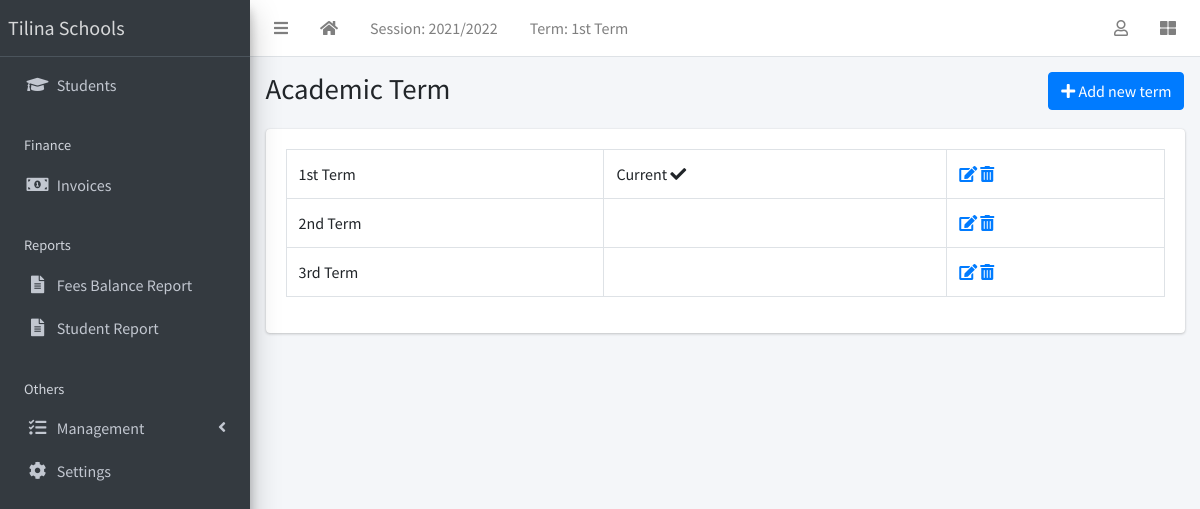
The page /term/list/ (signed in) on the database its author committed.
### apps/corecode/models.py (models this page shows, shortened)
class AcademicSession(models.Model):
    name = models.CharField(max_length=200, unique=True)
    current = models.BooleanField(default=True)
    class Meta:
        ordering = ["-name"]

class AcademicTerm(models.Model):
    name = models.CharField(max_length=20, unique=True)
    current = models.BooleanField(default=True)
    class Meta:
        ordering = ["name"]
    def __str__(self):
        return self.name

### apps/corecode/views.py (the view)
# urls.py: path("term/list/", TermListView.as_view(), name="terms"),
class TermListView(LoginRequiredMixin, SuccessMessageMixin, ListView):
    model = AcademicTerm
    template_name = "corecode/term_list.html"
    def get_context_data(self, **kwargs):
        context = super().get_context_data(**kwargs)
        context["form"] = AcademicTermForm()
        return context

### apps/corecode/context_processors.py (called while the page is built)
def site_defaults(request):
    current_session = AcademicSession.objects.get(current=True)
    current_term = AcademicTerm.objects.get(current=True)
    vals = SiteConfig.objects.all()
    contexts = {
        "current_session": current_session.name,
        "current_term": current_term.name,
    }
    for val in vals:
        contexts[val.key] = val.value
    return contexts

### apps/corecode/templates/corecode/term_list.html (shortened to what this page needs)
{% extends 'base.html' %}
{% load widget_tweaks %}
{% block title %}
Academic Term
{% endblock title %}
{% block breadcrumb %}
  <a class="btn btn-primary" href="#" data-toggle="modal" data-target="#modal1">
    <i class="fa fa-plus"></i>
    Add new term
  </a>
{% endblock breadcrumb %}
{% block content %}
  <div class="row">
    <div class="col-sm-12">
        <table class="table table-bordered">
          <tbody>
            {% for object in object_list %}
            <tr>
              <td>{{ object }}</td>
              <td>
                {% if object.current == True %}
                  Current <i class="fa fa-check"></i>
                {% endif %}
              </td>
              <td><a href="{% url 'term-update' object.id %}"><i
                    class="fa fa-edit"></i></a> <a
                  href="{% url 'term-delete' object.id %}"><i
                    class="fa fa-trash-alt"></i></a></td>
            </tr>
            {% endfor %}
          </tbody>
        </table>
    </div>
  </div>
{% endblock content %}

### templates/base.html (shortened to what this page needs)
{% load static %}
<!DOCTYPE html>
<html lang="en">
<head>
  <link rel="stylesheet" href="{% static 'plugins/fontawesome-free/css/all.min.css' %}">
  <link rel="stylesheet" href="{% static 'plugins/toastr/toastr.min.css' %}">
  <link rel="stylesheet"
    href="{% static 'plugins/overlayScrollbars/css/OverlayScrollbars.min.css' %}">
  <link rel="stylesheet" href="{% static 'plugins/Datatables/datatables.min.css' %}" />
  <link rel="stylesheet" href="{% static 'dist/css/adminlte.min.css' %}">
</head>
<body
  class="hold-transition sidebar-mini layout-fixed layout-navbar-fixed layout-footer-fixed">
  <div class="wrapper">
    <nav class="main-header navbar navbar-expand navbar-white navbar-light">
      <ul class="navbar-nav">
        <li class="nav-item">
          <a class="nav-link" data-widget="pushmenu" href="#" role="button"><i
              class="fas fa-bars"></i></a>
        </li>
        <li class="nav-item d-none d-sm-inline-block">
          <a href="{% url 'home' %} " class="nav-link"><i class="fa fa-home"></i></a>
        </li>
        <li class="nav-item d-none d-sm-inline-block">
          <a href="{% url 'current-session' %}" class="nav-link">Session: {{ current_session }}</a>
        </li>
        <li class="nav-item d-none d-sm-inline-block">
          <a href="{% url 'current-session' %}" class="nav-link">Term: {{ current_term }}</a>
        </li>
      </ul>
      <ul class="navbar-nav ml-auto">
        <li class="nav-item dropdown">
          <a class="nav-link" data-toggle="dropdown" href="#">
            <i class="far fa-user"></i>
          </a>
        </li>
        <li class="nav-item">
          <a class="nav-link" data-widget="control-sidebar" data-slide="true"
            href="#" role="button"><i class="fas fa-th-large"></i></a>
        </li>
      </ul>
    </nav>
    <aside class="main-sidebar sidebar-dark-primary elevation-4">
      <a href="{% url 'home' %}" class="brand-link">Tilina Schools</a>
      <div class="sidebar">
        <nav class="mt-2">
          <ul class="nav nav-pills nav-sidebar flex-column"
            data-widget="treeview" role="menu" data-accordion="false">
            <li class="nav-item">
              <a href="{% url 'student-list' %}" class="nav-link">
                <i class="nav-icon fas fa-graduation-cap"></i>
                <p>
                  Students
                </p>
              </a>
            </li>
            <li class="nav-header">Finance</li>
            <li class="nav-item">
              <a href="{% url 'invoice-list' %}" class="nav-link">
                <i class="nav-icon fas fa-money-bill-alt"></i>
                <p>
                  Invoices
                </p>
              </a>
            </li>
            <li class="nav-header">Reports</li>
            <li class="nav-item">
              <a href="#" class="nav-link">
                <i class="nav-icon fas fa-file-alt"></i>
                <p>
                  Fees Balance Report
                </p>
              </a>
            </li>
            <li class="nav-item">
              <a href="#" class="nav-link">
                <i class="nav-icon fas fa-file-alt"></i>
                <p>
                  Student Report
                </p>
              </a>
            </li>
            <li class="nav-header">Others</li>
            <li class="nav-item has-treeview">
              <a href="#" class="nav-link">
                <i class="nav-icon fas fa-tasks"></i>
                <p>
                  Management
                  <i class="fas fa-angle-left right"></i>
                </p>
              </a>
            </li>
            <li class="nav-item">
              <a href="{% url 'configs' %}" class="nav-link">
                <i class="nav-icon fas fa-cog"></i>
                <p>
                  Settings
                </p>
              </a>
            </li>
          </ul>
        </nav>
      </div>
    </aside>
    <div class="content-wrapper">
      <section class="content-header">
        <div class="container-fluid">
          <div class="row mb-1">
            <div class="col-sm-8">
              <h1>{% block title %}{% endblock title %}</h1>
            </div>
            <div class="col-sm-4">
              <ol class="breadcrumb float-sm-right">
                <li class="breadcrumb-item">{% block breadcrumb %}{% endblock breadcrumb %}</li>
              </ol>
            </div>
          </div>
        </div>
      </section>
      <section class="content">
        <div class="container-fluid">
          <div class="row">
            <div class="col-md-12">
              {% block fullcard %}
              <div class="card">
                <div class="card-body">
                  <div class="row">
                    <div class="col">
                      {% block content %}
                      {% endblock content %}
                    </div>
                  </div>
                </div>
              </div>
              {% endblock fullcard %}
            </div>
          </div>
        </div>
      </section>
    </div>
  </div>
</body>
</html>

### rows shown on the page
AcademicSession: name "2021/2022"
AcademicTerm: name "1st Term", current "Current"
AcademicTerm: name "2nd Term"
AcademicTerm: name "3rd Term"
